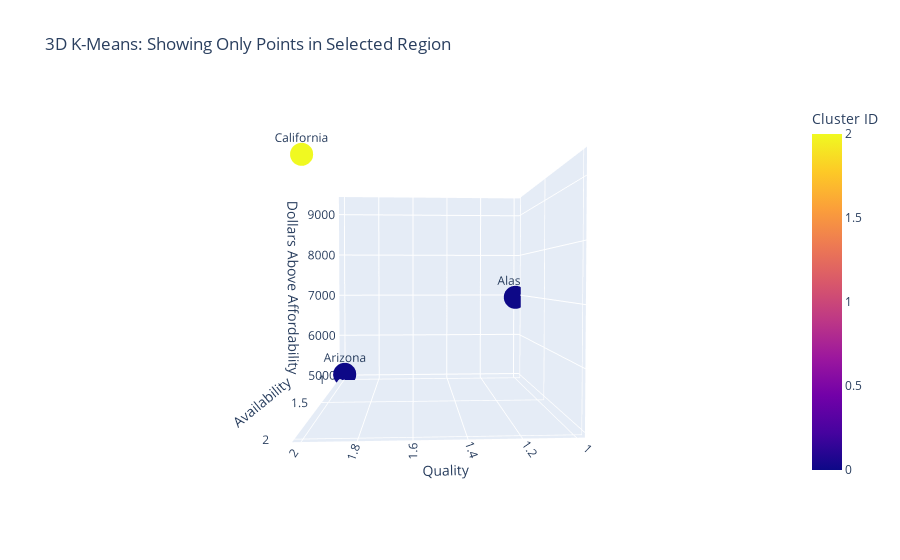

The cell this chart's notebook holds for it:
### Code cell
# Define the Bounding Box and Apply the Mask
x_bounds = [1, 2.4]
y_bounds = [1, 2.4]
z_bounds = [5000, 9500]

# Create the boolean mask using your DataFrame columns
mask = (df_3d['Quality'] >= x_bounds[0]) & (df_3d['Quality'] <= x_bounds[1]) & \
       (df_3d['Availability'] >= y_bounds[0]) & (df_3d['Availability'] <= y_bounds[1]) & \
       (df_3d['Dollars Above Affordability'] >= z_bounds[0]) & (df_3d['Dollars Above Affordability'] <= z_bounds[1])

# Filter the DataFrame to Keep Only Points INSIDE the Region
# This is the key step. We create a new DataFrame from the mask.
df_in_region = df_3d[mask].copy() # .copy() is used to avoid a SettingWithCopyWarning

# Display the change in size
print(f"Points in original DataFrame: {len(df_3d)}")
print(f"Points after filtering for region: {len(df_in_region)}")

# Visualize Only the Points from the Selected Region
# Notice the first argument is now our new, filtered DataFrame.
fig = px.scatter_3d(
    df_in_region, # <-- We are using the filtered data here
    x='Quality',
    y='Availability',
    z='Dollars Above Affordability',
    color='cluster',
    text='State_Name',
    hover_name='State_Name',
    title="3D K-Means: Showing Only Points in Selected Region",
    labels={'cluster': 'Cluster ID'}
)

fig.update_traces(textposition='top center')
fig.show()

### Figure 1 — Plotly figure (JSON) as saved in the notebook; plotly's stock layout.template omitted (floating-point values rounded to 4 significant figures)
{"data": [{"hovertemplate": "<b>%{hovertext}</b><br><br>Quality=%{x}<br>Availability=%{y}<br>Dollars Above Affordability=%{z}<br>State_Name=%{text}<br>Cluster ID=%{marker.color}<extra></extra>", "hovertext": ["Alaska", "Arizona", "California"], "legendgroup": "", "marker": {"color": [0, 0, 2], "coloraxis": "coloraxis", "symbol": "circle"}, "mode": "markers+text", "name": "", "scene": "scene", "showlegend": false, "text": ["Alaska", "Arizona", "California"], "textposition": "top center", "type": "scatter3d", "x": [1, 2, 2], "y": [1, 1, 2], "z": [6952.0, 5053.0, 9304.0]}], "layout": {"autosize": true, "coloraxis": {"colorbar": {"title": {"text": "Cluster ID"}}, "colorscale": [[0, "#0d0887"], [0.1111, "#46039f"], [0.2222, "#7201a8"], [0.3333, "#9c179e"], [0.4444, "#bd3786"], [0.5556, "#d8576b"], [0.6667, "#ed7953"], [0.7778, "#fb9f3a"], [0.8889, "#fdca26"], [1, "#f0f921"]]}, "legend": {"tracegroupgap": 0}, "scene": {"aspectmode": "auto", "aspectratio": {"x": 1, "y": 1, "z": 1}, "camera": {"center": {"x": 0, "y": 0, "z": 0}, "eye": {"x": 0.0923, "y": 2.05, "z": 0.04598}, "projection": {"type": "perspective"}, "up": {"x": 0, "y": 0, "z": 1}}, "domain": {"x": [0, 1], "y": [0, 1]}, "xaxis": {"title": {"text": "Quality"}, "type": "linear"}, "yaxis": {"title": {"text": "Availability"}, "type": "linear"}, "zaxis": {"title": {"text": "Dollars Above Affordability"}, "type": "linear"}}, "title": {"text": "3D K-Means: Showing Only Points in Selected Region"}}}
